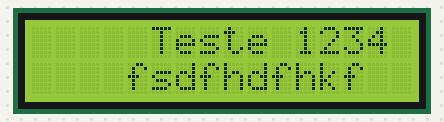
A sketch run on a simulated Arduino Uno, built with avr-gcc and run on an emulated ATmega328P. Shown: 16×2 character LCD.

Above: at 0.1 s.
At 3.1 s:
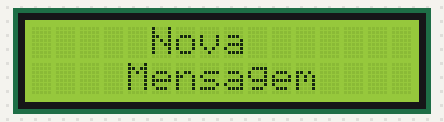

Measured:
- what the display in image 1 shows lasts 3.0 s, from 3.1 s to 6.1 s

The sketch:

Exemplo_Display_LCD_I2C_16x2.ino
```cpp
    /*
    Pinagem do LCD

    GND => (-)
    VCC => 5V
    SDA => A4
    SCL => A5
    */

   #include <Wire.h>
   #include <LiquidCrystal_I2C.h>

   LiquidCrystal_I2C lcd(0x27,16,2);  // 0x27 ou 0x3F

   void setup()
   {
   lcd.init();           // initializa o lcd
   lcd.backlight();      // acende a luz de fundo no lcd
   }

   void loop()
   {
   lcd.setCursor(5,0);
   lcd.print("Teste 1234");
   lcd.setCursor(4,1);
   lcd.print("fsdfhdfhkf");
   delay(3000);
   lcd.clear();
   lcd.setCursor(5,0);
   lcd.print("Nova");
   lcd.setCursor(4,1);
   lcd.print("Mensagem");
   delay(3000);
   lcd.clear();
   }
```
